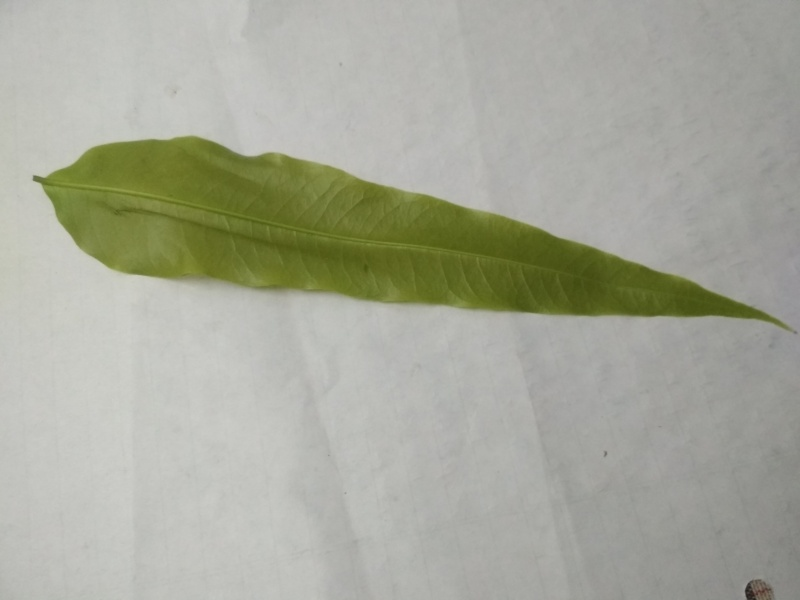
#> input picture test/Ashok10.jpg, 800 x 600 px; its folder holds 4 pictures in this run
$ python hsv_mask.py
#> lines starting #> are read from the running program, lines starting #| are printed output that depends on the picture; after the words box and inside, x2 and y2 are one past the last pixel; in counts of white or black regions, pixels touching at a corner belong together
import numpy as np
import cv2
from matplotlib import pyplot as plt
import os
### Image operation using thresholding
listoffiles=os.listdir("test")

for i in range(0,len(listoffiles)) :
               img = cv2.imread("test/"+listoffiles[i])
#> img is the input picture: shape (600, 800, 3); mean B, G, R 154.9, 169, 167.1
               hsv = cv2.cvtColor(img, cv2.COLOR_BGR2HSV)
#> hsv: shape (600, 800, 3); mean H, S, V 34.3, 28.9, 169.1
               lower_green = np.array([20,20,20])
               upper_green = np.array([80,255,255])
               mask = cv2.inRange(hsv, lower_green, upper_green)
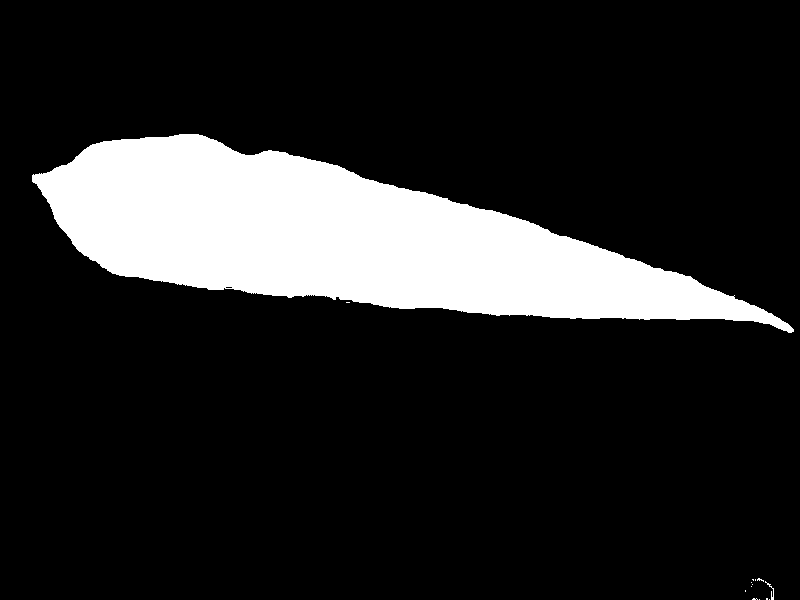
#> mask: shape (600, 800); 15.2% white; 14 white regions (12 under 20 px), largest, box (x1, y1, x2, y2) and area: (32, 134, 794, 333) 73109, (765, 581, 774, 600) 39
               cv2.imwrite("mask/"+listoffiles[i],mask)
               print(i)
#> pass 2 of the loop `for i in range(0,len(listoffiles)) :`:
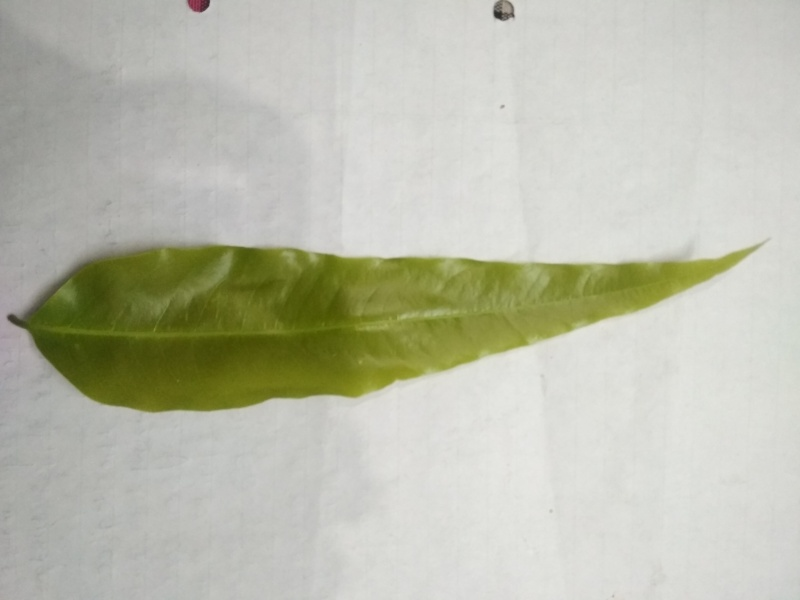
#> input picture test/Ashok13.jpg, 800 x 600 px
#> img is the input picture: shape (600, 800, 3); mean B, G, R 173.2, 189.4, 187.8
#> hsv: shape (600, 800, 3); mean H, S, V 34.7, 33.3, 189.6
#> `mask = cv2.inRange(hsv, lower_green, upper_green)`:
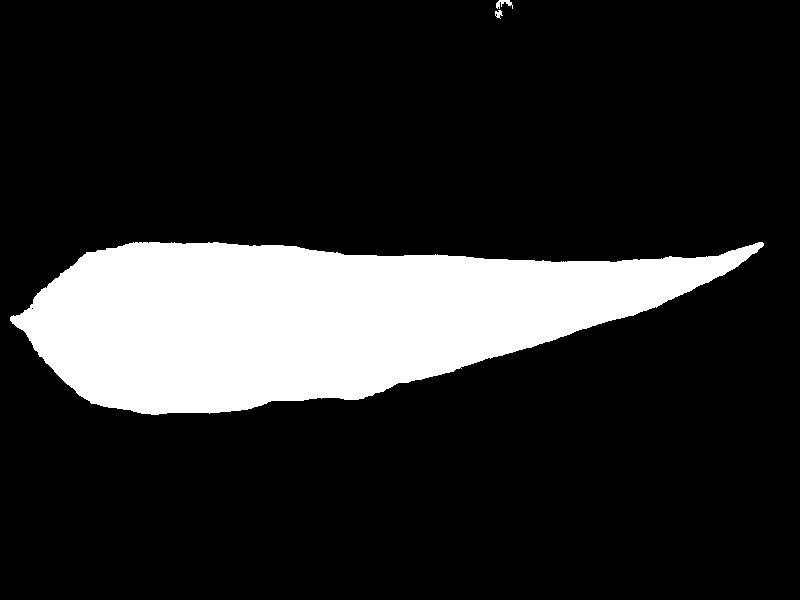
#> mask: shape (600, 800); 16.8% white; 3 white regions, box (x1, y1, x2, y2) and area: (10, 242, 764, 415) 80677, (496, 0, 513, 9) 79, (495, 10, 503, 19) 42
#> pass 3 of the loop `for i in range(0,len(listoffiles)) :`:
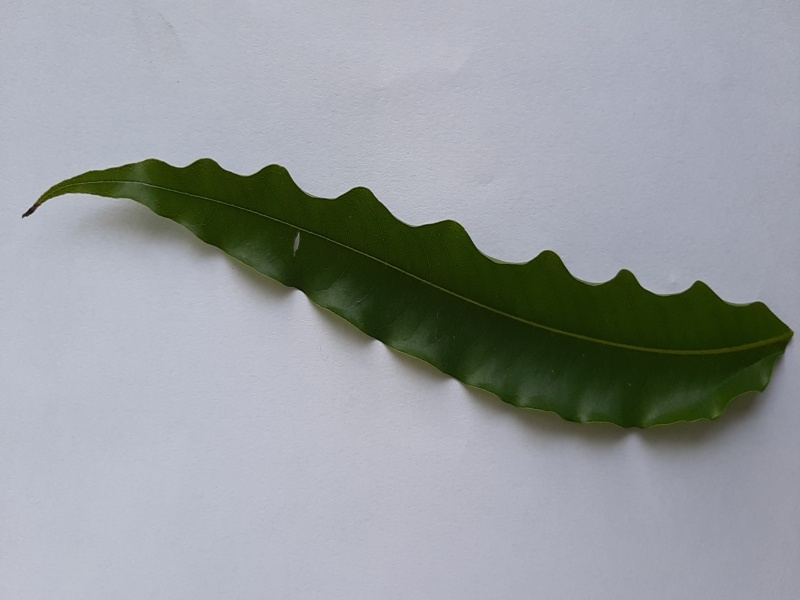
#> input picture test/Ashok2.jpg, 800 x 600 px
#> img is the input picture: shape (600, 800, 3); mean B, G, R 157.5, 154.5, 149.8
#> hsv: shape (600, 800, 3); mean H, S, V 100.8, 50.5, 164.2
#> `mask = cv2.inRange(hsv, lower_green, upper_green)`:
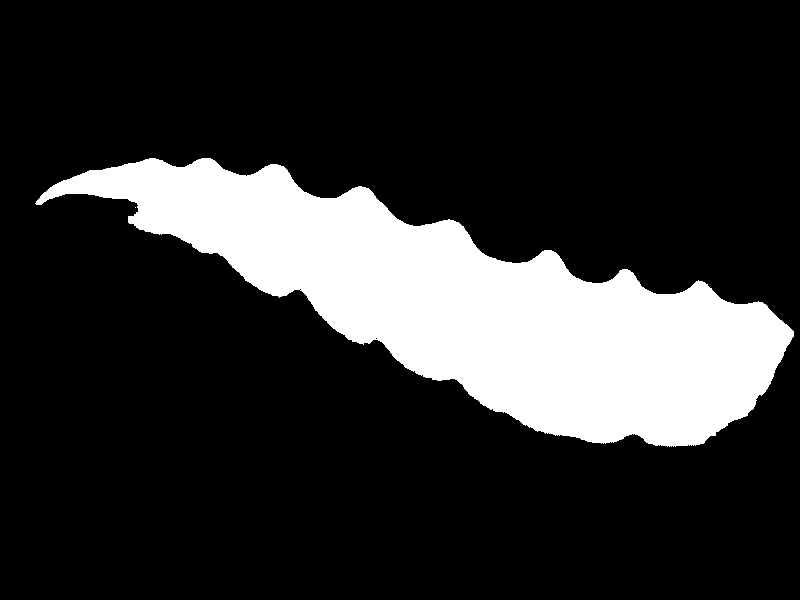
#> mask: shape (600, 800); 18.5% white; 2 white regions (1 under 20 px), largest, box (x1, y1, x2, y2) and area: (35, 158, 794, 447) 88608
#> the loop made 4 passes; the first 3 are shown
